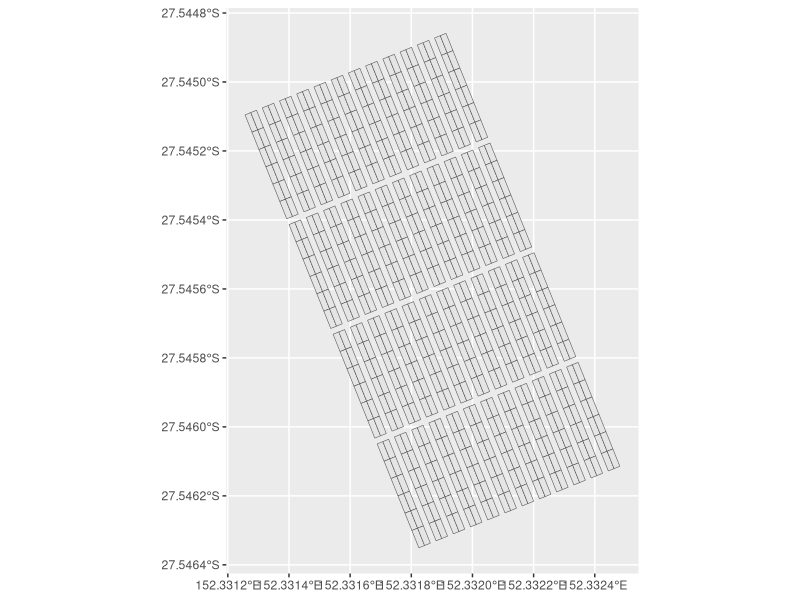

R code for this plot:
library("dplyr")
library("sf")
library("geosphere")

# Generate plot boundaries. Laneways & buffers are unassigned

# The top and bottom - left edge. 
p1 <- c(152.331214756, -27.545051960)
p2 <- c(152.33177956, -27.54629926) 
  
# Plot width & length (m)
pWidth<- 2
pLength <- 6

# The column widths of both plots and laneways (space between plots)
colWidths <- rep( c(pWidth, pWidth, pWidth), 12)
# True if the column is a laneway
laneColumns <- rep( c(F,F,T), 12)

# The length of each plot
rowLengths <- rep(c(rep(pLength, 6), 2), 4)
# Whether the row is a laneway
laneRows <- rep(c(rep(F, 6), T), 4)

# Check
stopifnot(length(colWidths) == length(colWidths))

# Bearing in degrees north
b <- bearing(p1, p2)  

# Make a list of plots. 'id' is the NW:SE sequence number
plots<- list()
iRow <- 1;
iCol <- 1;
id <- 1

while(T) {
   # Generate a polygon of the plot boundaries
   if (!laneColumns[iCol] && !laneRows[iRow]) {
      p <- destPoint(destPoint(p1, b, sum(rowLengths[1:iRow])), 
                     b - 90, sum(colWidths[1:iCol]))
      plt1<- matrix(p, nrow=1)
      plt2<- destPoint(plt1, b, rowLengths[iRow])
      plt3<- destPoint(plt2, b - 90, colWidths[iCol])
      plt4<- destPoint(plt1, b - 90, colWidths[iCol])

      poly <- do.call(rbind, list(plt1,plt2,plt3,plt4))
      plots[[id]] <- cbind(poly, seq=1:4, id=id)
      id <- id + 1
   }
  
   # Work out if we've reached the end of a row/column
   iRow <- iRow + 1
   if (iRow > length(rowLengths)) {
     iRow <- 1
     iCol <- iCol + 1
     if (iCol > length(colWidths)) {
        break
     }
   }
}

# Convert to spatial object
result <- data.frame(do.call(rbind, plots)) %>%
  sf::st_as_sf(coords = c("lon", "lat"), crs = "wgs84") %>%
  group_by(id) %>%
  arrange(seq) %>%
  summarize(do_union = FALSE) %>%
  st_cast("POLYGON")

# Write
write_sf(result, "makePlotBoundaries.shp")

library(ggplot2)
ggplot(result) + geom_sf()
